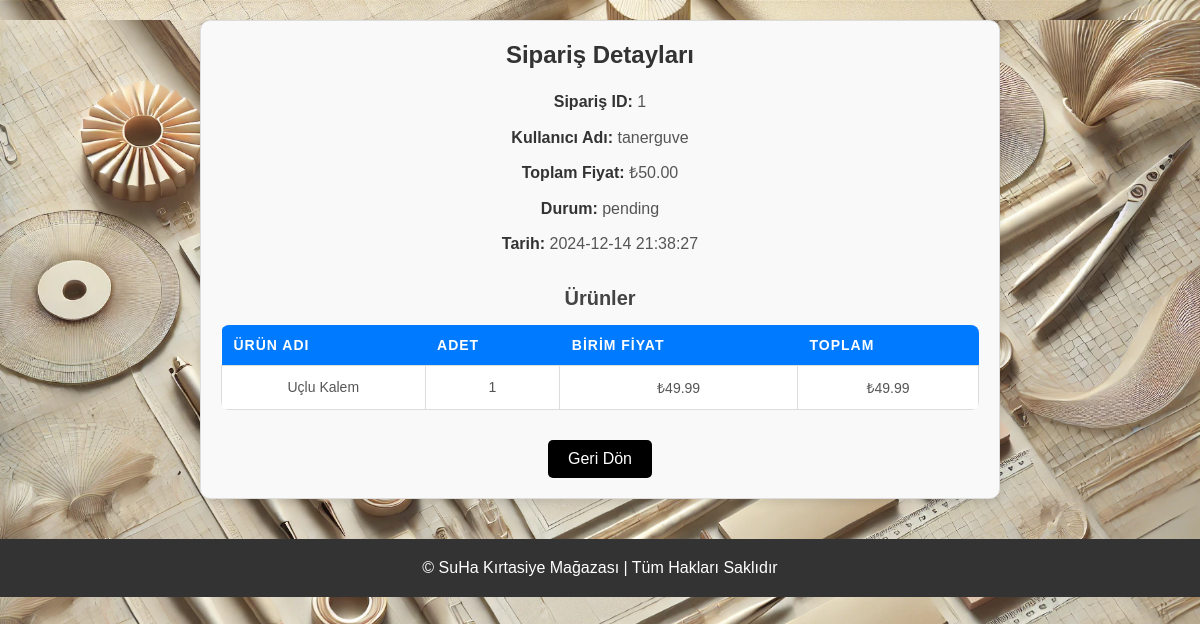
The app's page /admin/order_details.php?order_id=1 (signed in) with its own data.
### tables this page shows
CREATE TABLE `orders` (
  `id` int(11) NOT NULL,
  `user_id` int(11) NOT NULL,
  `total_price` decimal(10,2) NOT NULL,
  `status` varchar(50) NOT NULL DEFAULT 'pending',
  `created_at` timestamp NOT NULL DEFAULT CURRENT_TIMESTAMP
);

CREATE TABLE `users` (
  `id` int(11) NOT NULL,
  `username` varchar(255) NOT NULL,
  `password` varchar(255) NOT NULL,
  `role` enum('admin','user') DEFAULT 'user',
  `created_at` timestamp NOT NULL DEFAULT CURRENT_TIMESTAMP
);

CREATE TABLE `order_items` (
  `id` int(11) NOT NULL,
  `order_id` int(11) NOT NULL,
  `product_id` int(11) NOT NULL,
  `quantity` int(11) NOT NULL,
  `price` decimal(10,2) NOT NULL
);

CREATE TABLE `products` (
  `id` int(11) NOT NULL,
  `name` varchar(255) NOT NULL,
  `description` text,
  `price` decimal(10,2) NOT NULL,
  `image` varchar(255) DEFAULT NULL,
  `created_at` timestamp NOT NULL DEFAULT CURRENT_TIMESTAMP,
  `stock` int(11) NOT NULL DEFAULT '0'
);

### admin/order_details.php (the view, shortened to what this page needs)
<?php
include('../db/connection.php');
if (isset($_GET['order_id'])) {
    $order_id = intval($_GET['order_id']);
    $sql_order = "SELECT orders.*, users.username FROM orders
                  JOIN users ON orders.user_id = users.id
                  WHERE orders.id = ?";
    $stmt_order = $conn->prepare($sql_order);
    $stmt_order->bind_param("i", $order_id);
    $stmt_order->execute();
    $order_result = $stmt_order->get_result();
    if ($order_result->num_rows > 0) {
        $order = $order_result->fetch_assoc();
        $sql_items = "SELECT order_items.*, products.name, products.price
                      FROM order_items
                      JOIN products ON order_items.product_id = products.id
                      WHERE order_items.order_id = ?";
        $stmt_items = $conn->prepare($sql_items);
        $stmt_items->bind_param("i", $order_id);
        $stmt_items->execute();
        $items_result = $stmt_items->get_result();
    } else {
        die("Sipariş bulunamadı.");
    }
} else {
    die("Geçersiz sipariş ID.");
}
?>
<!DOCTYPE html>
<html lang="tr">
<head>
    <link rel="stylesheet" href="../css/style.css">
</head>
<body>
    <div class="order-details">
        <h1>Sipariş Detayları</h1>
        <p><strong>Sipariş ID:</strong> <?php echo htmlspecialchars($order['id']); ?></p>
        <p><strong>Kullanıcı Adı:</strong> <?php echo htmlspecialchars($order['username']); ?></p>
        <p><strong>Toplam Fiyat:</strong> ₺<?php echo htmlspecialchars($order['total_price']); ?></p>
        <p><strong>Durum:</strong> <?php echo htmlspecialchars($order['status']); ?></p>
        <p><strong>Tarih:</strong> <?php echo htmlspecialchars($order['created_at']); ?></p>
        <h2>Ürünler</h2>
        <table class="order-items-table">
            <thead>
                <tr>
                    <th>Ürün Adı</th>
                    <th>Adet</th>
                    <th>Birim Fiyat</th>
                    <th>Toplam</th>
                </tr>
            </thead>
            <tbody>
                <?php while ($item = $items_result->fetch_assoc()) : ?>
                    <tr>
                        <td><?php echo htmlspecialchars($item['name']); ?></td>
                        <td><?php echo htmlspecialchars($item['quantity']); ?></td>
                        <td>₺<?php echo htmlspecialchars($item['price']); ?></td>
                        <td>₺<?php echo htmlspecialchars($item['quantity'] * $item['price']); ?></td>
                    </tr>
                <?php endwhile; ?>
            </tbody>
        </table>
        <form action="view_orders.php" method="get" style="text-align: center; margin-top: 20px;">
            <button type="submit" class="btn btn-primary" style="padding: 10px 20px;">Geri Dön</button>
        </form>
    </div>
    <footer>
        <p>&copy; SuHa Kırtasiye Mağazası | Tüm Hakları Saklıdır</p>
    </footer>
</body>
</html>

### css/style.css (style rules this page uses)
* { margin: 0; padding: 0; box-sizing: border-box; }
html, body { margin: 0; padding: 0; min-height: 100%; background-image: url('../images/arkaplan8.png'); background-size: cover; background-repeat: no-repeat; background-position: center; font-family: Arial, sans-serif; color: #fff; text-align: center; }
footer { background-color: #333; color: white; text-align: center; padding: 20px; margin-top: 40px; position: relative; bottom: 0; width: 100%; }
.btn { background-color: #007bff; color: white; border: none; padding: 10px 15px; border-radius: 5px; cursor: pointer; font-size: 16px; transition: background-color 0.3s; margin-top: 10px; }
.btn { display: inline-block; text-decoration: none; padding: 12px 20px; border-radius: 5px; color: white; background-color: #000000; transition: background-color 0.3s ease; }
.order-details { font-family: Arial, sans-serif; background-color: #f9f9f9; border: 1px solid #ddd; border-radius: 10px; padding: 20px; margin: 20px auto; max-width: 800px; box-shadow: 0 4px 8px rgba(0, 0, 0, 0.1); }
.order-details h1 { text-align: center; color: #333; font-size: 24px; margin-bottom: 20px; }
.order-details h2 { color: #444; margin-top: 30px; margin-bottom: 10px; font-size: 20px; }
.order-details p { color: #555; line-height: 1.6; margin: 10px 0; }
.order-details p strong { color: #333; }
.order-items-table { width: 100%; border-collapse: collapse; margin-top: 15px; background-color: #fff; border-radius: 8px; overflow: hidden; }
.order-items-table th { background-color: #007bff; color: white; text-align: left; padding: 12px; font-size: 14px; text-transform: uppercase; letter-spacing: 1px; }
.order-items-table td { padding: 12px; border: 1px solid #ddd; font-size: 14px; color: #555; }

### records on screen
orders: id "1", user.username "tanerguve", total_price "50.00", status "pending", created_at "2024-12-14 21:38:27"
order_items: product.name "Uçlu Kalem", quantity "1", product.price "49.99", $item['quantity']*$item['price'] "49.99"
